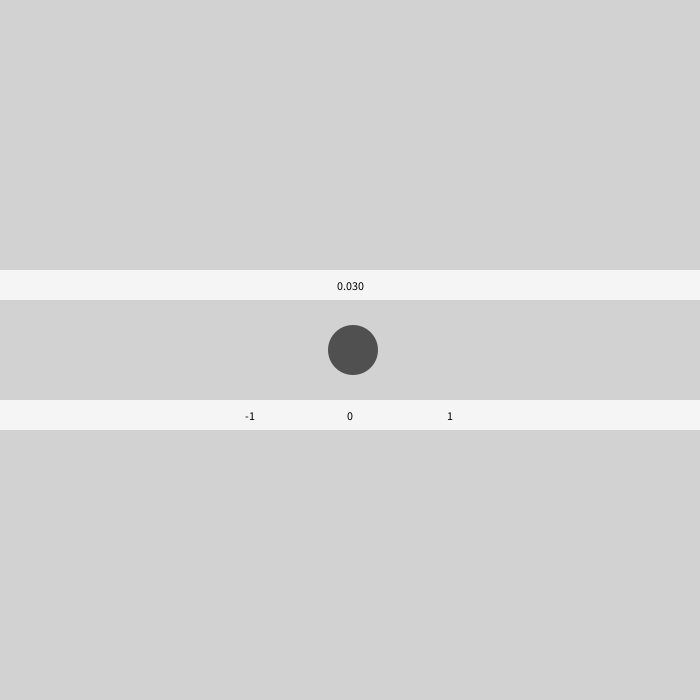
Frame 1 (no input)
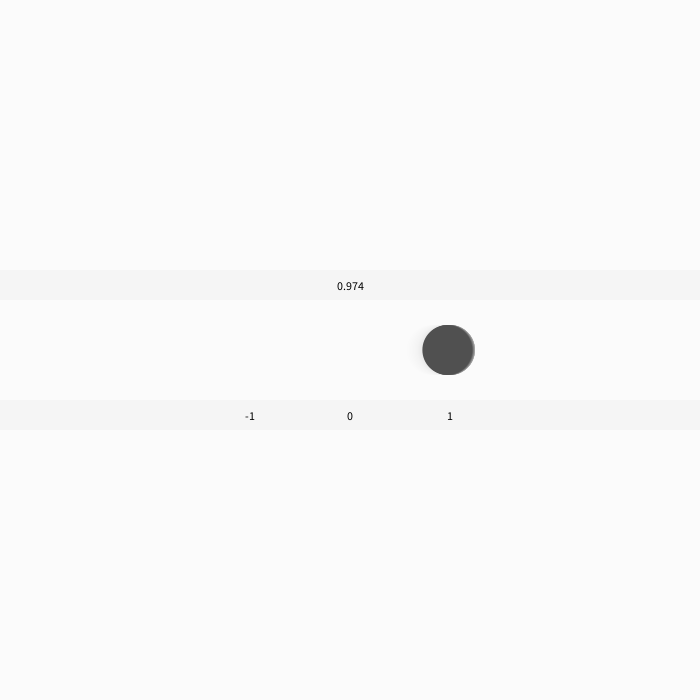
Frame 60 (the mouse pressed at the canvas centre just before this capture)
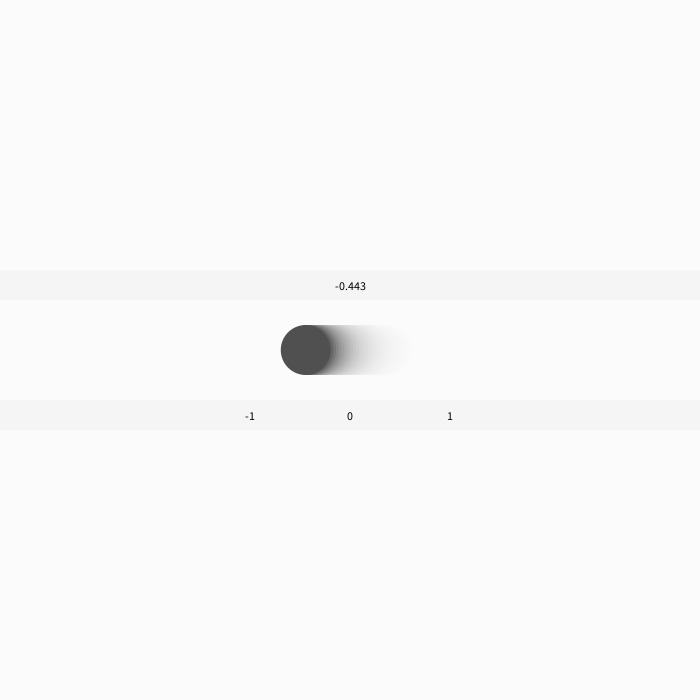
Frame 120 (the mouse held since frame 60 and released just before this capture)

The Processing sketch that drew these frames (run headless with seeded random() and noise(); from frame 60 on, the mouse is pressed at the canvas centre):

// Processing sketch: oscillate0
// ── oscillate0.pde
float x;
float oscCount;
float amplitude;
float centerPoint;

void setup() {
  size(700,700);
  oscCount = 0;
  amplitude = 100;
  centerPoint = width/2;
  noStroke();
  textAlign(CENTER,CENTER);
}

void draw() {
  fill(255,30);
  rect(0,0,width,height);
  oscCount += 0.03;
  x = centerPoint + sin(oscCount) * amplitude;
  fill(80);
  ellipse(x, height/2, 50, 50);
  
  displayNotes();
}

void displayNotes() {
  fill(245);
  rect(0,400,width,30);
  rect(0,270,width,30);
  fill(0);
  text(sin(oscCount),width/2, 285);
  text("-1", width/2 - amplitude,415);
  text("0", width/2, 415);
  text("1", width/2 + amplitude,415);
}
